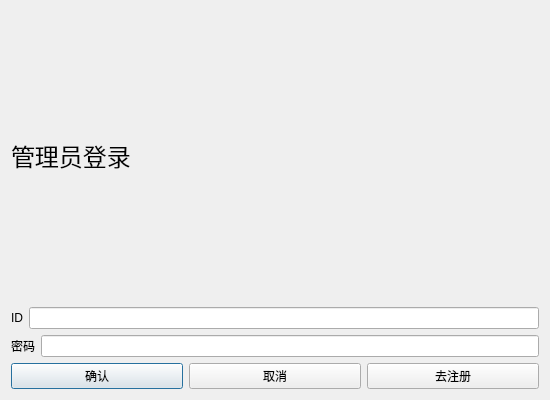
<?xml version="1.0" encoding="UTF-8"?>
<ui version="4.0">
 <class>adminlogin</class>
 <widget class="QDialog" name="adminlogin">
  <property name="geometry">
   <rect>
    <x>0</x>
    <y>0</y>
    <width>550</width>
    <height>400</height>
   </rect>
  </property>
  <property name="windowTitle">
   <string>Dialog</string>
  </property>
  <layout class="QVBoxLayout" name="verticalLayout">
   <item>
    <widget class="QLabel" name="label_3">
     <property name="font">
      <font>
       <family>微软雅黑 Light</family>
       <pointsize>18</pointsize>
      </font>
     </property>
     <property name="text">
      <string>管理员登录</string>
     </property>
    </widget>
   </item>
   <item>
    <layout class="QHBoxLayout" name="horizontalLayout">
     <item>
      <widget class="QLabel" name="label">
       <property name="text">
        <string>ID</string>
       </property>
      </widget>
     </item>
     <item>
      <widget class="QLineEdit" name="userLineEdit"/>
     </item>
    </layout>
   </item>
   <item>
    <layout class="QHBoxLayout" name="horizontalLayout_2">
     <item>
      <widget class="QLabel" name="label_2">
       <property name="text">
        <string>密码</string>
       </property>
      </widget>
     </item>
     <item>
      <widget class="QLineEdit" name="pwdLineEdit">
       <property name="echoMode">
        <enum>QLineEdit::Password</enum>
       </property>
      </widget>
     </item>
    </layout>
   </item>
   <item>
    <layout class="QHBoxLayout" name="horizontalLayout_3">
     <item>
      <widget class="QPushButton" name="loginBtn">
       <property name="text">
        <string>确认</string>
       </property>
      </widget>
     </item>
     <item>
      <widget class="QPushButton" name="exitBtn">
       <property name="text">
        <string>取消</string>
       </property>
      </widget>
     </item>
     <item>
      <widget class="QPushButton" name="pushButton_3">
       <property name="text">
        <string>去注册</string>
       </property>
      </widget>
     </item>
    </layout>
   </item>
  </layout>
 </widget>
 <resources/>
 <connections/>
</ui>
